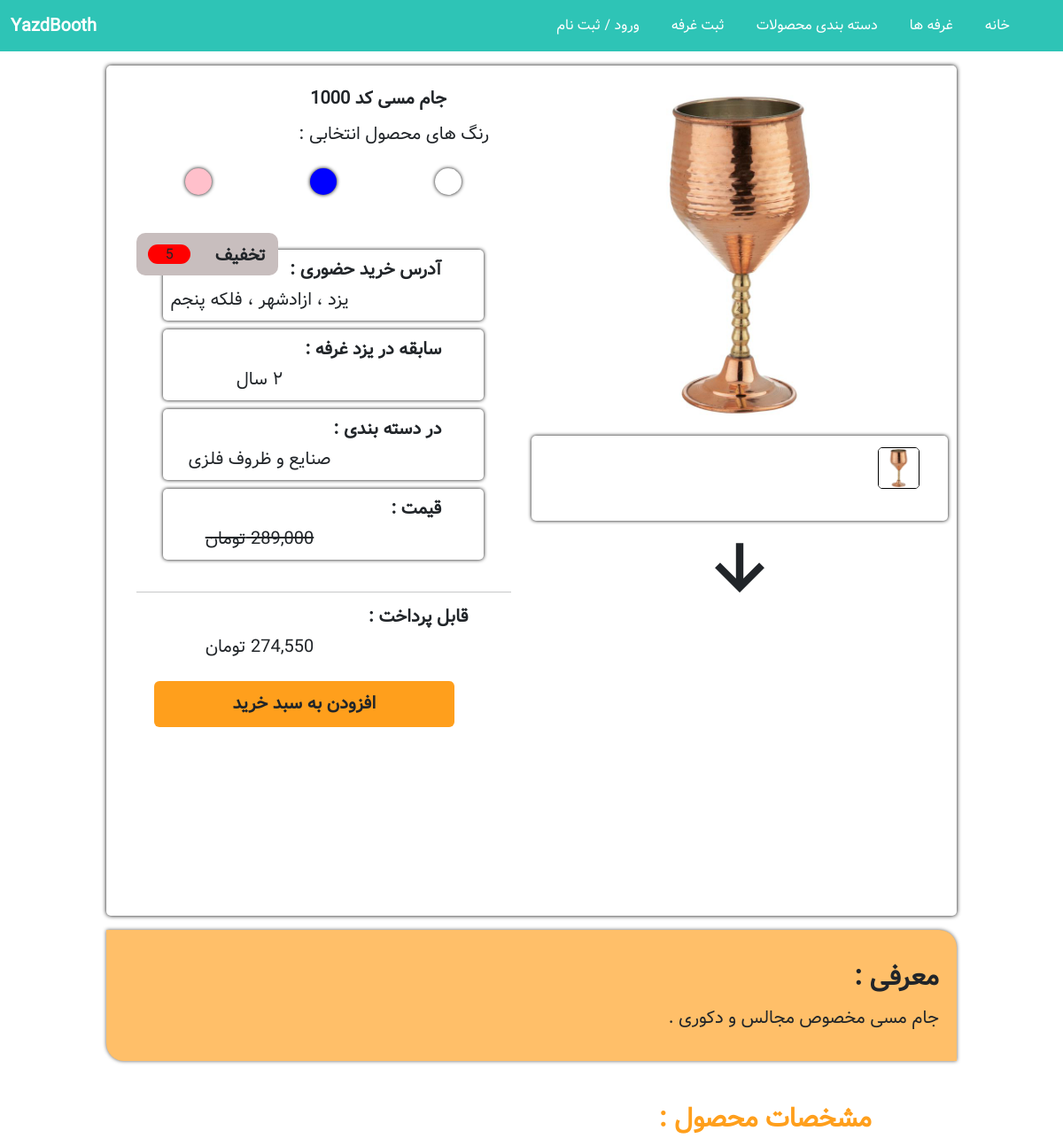
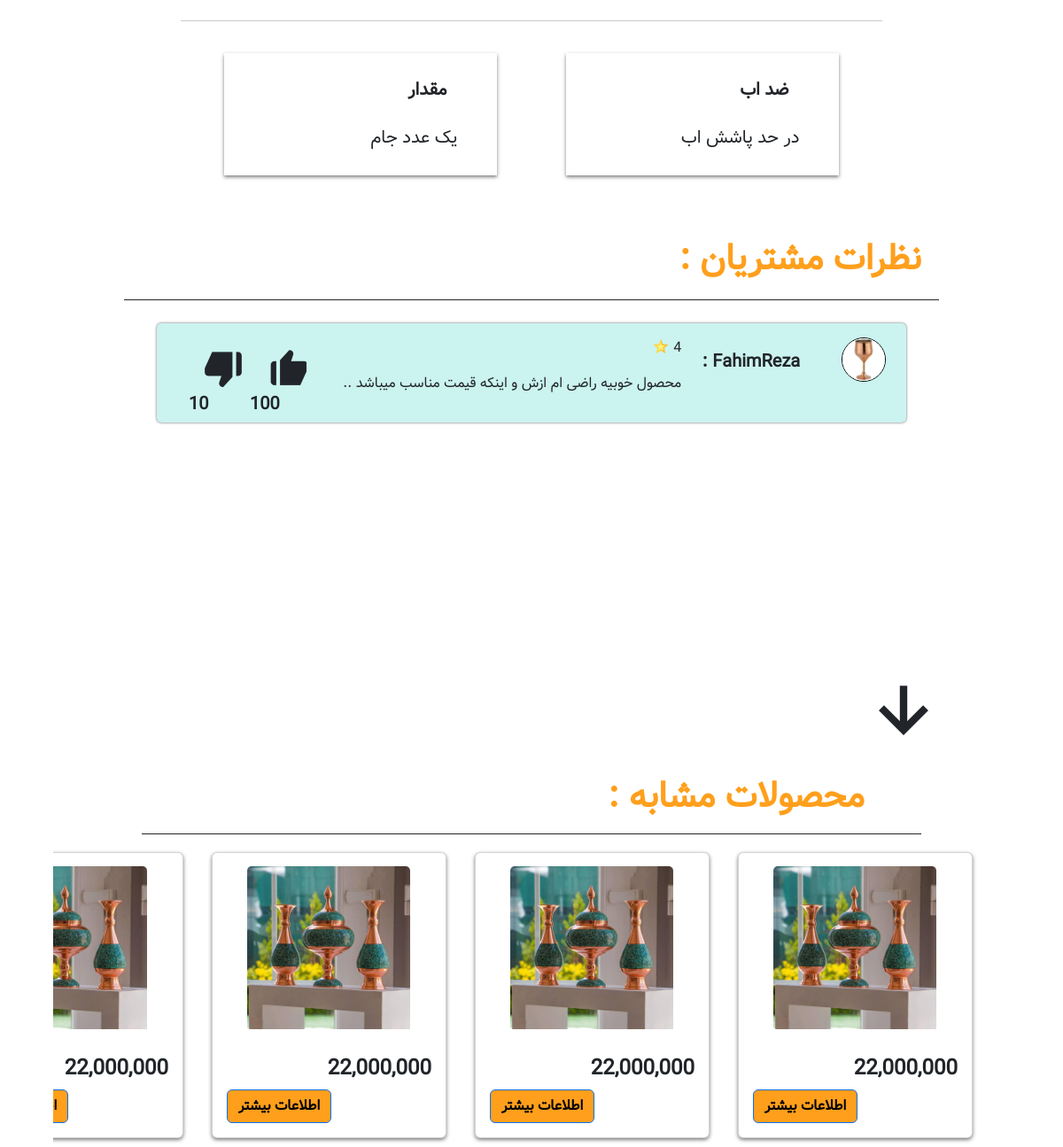
The app's page /product/2 with its own data (2 pictures, top to bottom).
### Store/models.py (models this page shows, shortened)
class Product(models.Model):
    name = models.CharField(max_length=100 , null=False , blank=False)
    price = models.DecimalField(max_digits=12, decimal_places=0 , default=0 , null=False , blank=False)
    category = models.ForeignKey(Category, on_delete=models.CASCADE , default=None , null=False , blank=False)
    description = models.TextField(max_length=300 , default='' , null=True , blank=True)
    image = models.ImageField(upload_to='uploads/product/')
    is_active = models.BooleanField(default=False)
    is_sale = models.BooleanField(default=False)
    Discountـpercentage = models.IntegerField(default=0)
    colors = models.ManyToManyField(Color) # انتخاب به صورت چند به چند
    features = models.ManyToManyField(Feature , default='')
    booth = models.ForeignKey(Booth, on_delete=models.CASCADE , null=True , blank=False , default='' )

class Color(models.Model):
    name = models.CharField(max_length=100)

class Booth(models.Model):
    name = models.CharField(max_length=100)
    address = models.CharField(max_length=100)
    description = models.CharField(max_length=200)
    image = models.ImageField(upload_to='uploads/booth/' , null=True)
    likes = models.IntegerField(default=0)
    Owner=models.ForeignKey(User,on_delete=models.CASCADE)

class Category(models.Model):
    name = models.CharField(max_length=100)
    image = models.ImageField(upload_to = 'uploads/category/' , null=True)
    def __str__(self):
        return self.name

class Feature(models.Model):
    name = models.CharField(max_length=100)
    description = models.TextField(null=True)

class Comments(models.Model):
    product = models.ForeignKey(Product, on_delete=models.CASCADE , default=None , null=False , blank=False)
    user = models.ForeignKey(User, on_delete=models.CASCADE , default=None , null=False , blank=False)
    image = models.ImageField(upload_to='uploads/comments/')
    star = models.IntegerField(default=0)
    description = models.TextField(max_length=300 , default='' , null=True , blank=True)
    likes = models.IntegerField(default=0)
    dislikes = models.IntegerField(default=0)

### Store/views.py (the view)
# urls.py: path('product/<int:id>', views.Product_Page, name='Product'),
def Product_Page(request , id):
    product= Product.objects.filter(id=id).all()
    comment=Comments.objects.filter(product=id).all()
    return render(request=request , template_name='Product.html' , context={'product':product , 'comment':comment})

### Cart/context_processors.py (called while the page is built)
def cart(request):
    return {'cart': Cart(request)}

### Store/templates/Product.html (shortened to what this page needs)
{% extends 'base.html' %}
{% load static %}
{% load humanize %}
{% block content %}
    {% for item in product %}
    <div class="Product-Information">
        <div class="Product-right">
            <img id="large-image" src="{{ item.image.url }}" alt="img-Product" class="img-product active">
            <div class="smal-images" style="width: 100%;">
                <img src="{{ item.image.url }}" onclick="changeImage('{% static 'img/firoze.jpg' %}')" alt="Smal-Image 1"
                    class="img-product">
            </div>
            <i class='bx bx-down-arrow-alt Owner-i'></i>
        </div>
        <div class="Product-left">
            <h1>{{ item.name }}</h1>
            <h5>رنگ های محصول انتخابی :</h5>
            <div class="Colors">
                <span class="clr"></span>
                {% for item in item.colors.all %}
                        <span class="clr" style="background-color: {{ item.name }}"></span>
                {% endfor %}
            </div>
            <div class="information-booth">
                {% if item.is_sale %}
                <div class="sale">
                    <span>تخفیف</span>
                    <div class="sale-darsad">{{ item.Discountـpercentage }}</div>
                </div>
                {% else %}
                <div class="sale" style="display: none">
                    <span>تخفیف</span>
                    <div class="sale-darsad">{{ item.Discountـpercentage }}</div>
                </div>
                {% endif %}
                <div class="information-mahsol" style="padding: 10px;">
                    <div class="address infor">
                        <h3>آدرس خرید حضوری :</h3>
                        <h2>{{ item.booth.address }}</h2>
                    </div>
                    <div class="history infor">
                        <h3>سابقه در یزد غرفه :</h3>
                        <h2>۲ سال</h2>
                    </div>
                    <div class="category infor">
                        <h3>در دسته بندی :</h3>
                        <h2>{{ item.category }}</h2>
                    </div>
                    <div class="price infor">
                        <h3>قیمت :</h3>
                        <h2 class="Gheimat" style="text-decoration: line-through">{{ item.price|intcomma }} تومان</h2>
                    </div>
                </div>
                <hr />
                <div class="End-Price">
                    <h3>قابل پرداخت :</h3>
                     <h2><span class="Pardakht"></span> تومان</h2>
                </div>
                <button class="btn" value="{{ item.id }}" id="add-cart"  onclick="" >افزودن به سبد خرید</button>
            </div>
        </div>
    </div>
    <div class="Description">
        <h1>معرفی :</h1>
        <h2>{{ item.description }}</h2>
    </div>
    <div class="features-Product">
        <h1 class="sub-Title" style="margin-top: 3rem !important;">مشخصات محصول :</h1>
        <hr style="margin: 10px 17%;"/>
        <div class="features">
            <div class="feature-right">
                {% for item in item.features.all %}
                    <div class="featur">
                        <h3>{{ item.name }}</h3>
                        <h2>{{ item.description }}</h2>
                    </div>
                {% endfor %}
                </div>
        </div>
    </div>
    <div class="Comments-Customer">
        <h1 class="sub-Title">نظرات مشتریان :</h1>
        <hr style="margin: 10px;opacity: 1;"/>
        <div class="Comments">
            {% for item in comment %}
            <div class="Comment">
                <div class="Comment-right">
                    <div class="Profile-img">
                        <img src="{{ item.image.url }}" alt="Profile-img">
                    </div>
                    <h1>{{ item.user }} :</h1>
                </div>
                <div class="Comment-center">
                    <span >{{ item.star }}</span>
                    <img src="{% static 'img/star.ico' %}" class="star" alt="star-img" style="width: 20px; height: 20px; margin-bottom: 20px">
                    <p>{{ item.description }}</p>
                </div>
                <div class="Comment-left">
                    <div class="Like-Comments">
                        <i class='bx bxs-like like-icon' style="margin: 0px 0 0 40px !important;"></i>
                        <br/>
                        <h1 style="margin: 30px auto !important;">{{ item.likes }}</h1>
                    </div>
                    <div class="Like-Comments">
                        <i class='bx bxs-dislike like-icon' style="margin: 0px 0 0 40px !important;"></i>
                        <br/>
                        <h1 style="margin: 30px auto !important;">{{ item.dislikes }}</h1>
                    </div>
                </div>
            </div>
            {% endfor %}
            </div>
        <i class='bx bx-down-arrow-alt i-Comments'></i>
    </div>
 <h1 class="sub-Title" style="margin: 1rem 14rem;">محصولات مشابه :</h1>
 <hr style="margin: 10px 10rem;opacity: 1;"/>
 <div class="Cards row Mahsolat-Moshabe">
    <div class="card col-md-2 mahsol" >
        <img class="card-img-top" src="{% static 'img/firoze.jpg' %}" alt="Card image">
        <div class="card-body">
          <h4 class="card-title">22,000,000</h4>
            <div style="float: left;">                  <a href="Home.html" class="btn btn-primary float-end" style="background-color: #FF9F1C; color: #000; font-weight: bold;">اطلاعات بیشتر</a>                    </div>
        </div>
      </div>
    <div class="card col-md-2 mahsol">
        <img class="card-img-top" src="{% static 'img/firoze.jpg' %}" alt="Card image">
        <div class="card-body">
          <h4 class="card-title">22,000,000</h4>
            <div style="float: left;">                  <a href="#" class="btn btn-primary float-end" style="background-color: #FF9F1C; color: #000; font-weight: bold;">اطلاعات بیشتر</a>                    </div>
        </div>
      </div>
    <div class="card col-md-2 mahsol">
        <img class="card-img-top" src="{% static 'img/firoze.jpg' %}" alt="Card image">
        <div class="card-body">
          <h4 class="card-title">22,000,000</h4>
            <div style="float: left;">                  <a href="#" class="btn btn-primary float-end" style="background-color: #FF9F1C; color: #000; font-weight: bold;">اطلاعات بیشتر</a>                    </div>
        </div>
      </div>
    <div class="card col-md-2 mahsol">
        <img class="card-img-top" src="{% static 'img/firoze.jpg' %}" alt="Card image">
        <div class="card-body">
          <h4 class="card-title">22,000,000</h4>
            <div style="float: left;">                  <a href="#" class="btn btn-primary float-end" style="background-color: #FF9F1C; color: #000; font-weight: bold;">اطلاعات بیشتر</a>                    </div>
        </div>
      </div>
</div>
{% endfor %}
{% endblock %}

### Store/templates/base.html (shortened to what this page needs)
{% load static %}
{% load humanize %}
<!DOCTYPE html>
<html lang="en">
<head>
    <link rel="stylesheet" href="{% static 'css/style.css' %}">
    <link rel="stylesheet" href="{% static 'css/responsive.css' %}">
    <link href="https://cdn.jsdelivr.net/npm/bootstrap@5.3.3/dist/css/bootstrap.min.css" rel="stylesheet">
    <link href='https://unpkg.com/boxicons@2.1.4/css/boxicons.min.css' rel='stylesheet'>
  </head>
<body dir="rtl">
    <nav class="navbar navbar-expand-sm bg-light" style="background-color: #2EC4B6 !important; width: 100%;">
        <div class="container-fluid">
            <ul class="navbar-nav">
                <li class="nav-item">
                    <a class="nav-link" href="{% url 'Home' %}" style="color: #ffffff; margin-right: 40px;">خانه</a>
                </li>
                <li class="nav-item">
                    <a class="nav-link" href="#" style="color: #ffffff;  margin-right: 20px;">غرفه ها</a>
                </li>
                <li class="nav-item">
                    <a class="nav-link" href="{% url 'Category' 'صنایع-دستی-سنگی' %}" style="color: #ffffff;  margin-right: 20px;">دسته بندی محصولات</a>
                </li>
                <li class="nav-item">
                    <a class="nav-link" href="#" style="color: #ffffff;  margin-right: 20px;">ثبت غرفه</a>
                </li>
                    {% if user.is_authenticated %}
                <li class="nav-item">
                    <a class="nav-link" href="{% url 'Logout' %}" style="color: #ffffff;  margin-right: 20px;">خروج</a>
                </li>
                <li class="nav-item">
                    <a class="nav-link" href="{% url 'Cart_Summary' %}" style="color: #ffffff;  margin-right: 20px;">سبد خرید</a>
                </li>
                <li class="nav-item">
                    <span class="Circle" style="background-color: #ffffff ; margin-top: 0.5rem ; text-align: center ; padding: 5px auto">{{ cart|length }}</span>
                </li>
                    {% else %}
                <li class="nav-item">
                    <a class="nav-link" href="{% url 'Login' %}" style="color: #ffffff;  margin-right: 20px;">ورود / ثبت نام</a>
                    {% endif %}
                </li>
            </ul>
            <h5 style="font-weight: bold; color: #ffffff !important; margin-top: 10px;">YazdBooth</h5>
        </div>
    </nav>
    {% block content %}{% endblock %}
</body>
</html>

### records on screen
Product: image (picture), name "جام مسی کد 1000", Discountـpercentage "5", booth.address "یزد ، ازادشهر ، فلکه پنجم", category "صنایع و ظروف فلزی", price "289,000", {{ item.id }} 2 (drawn), description "جام مسی مخصوص مجالس و دکوری ."
Feature: name "ضد اب", description "در حد پاشش اب"
Feature: name "مقدار", description "یک عدد جام"
Comments: image (picture), star "4", description "محصول خوبیه راضی ام ازش و اینکه قیمت مناسب میباشد ..", likes "100", dislikes "10"
